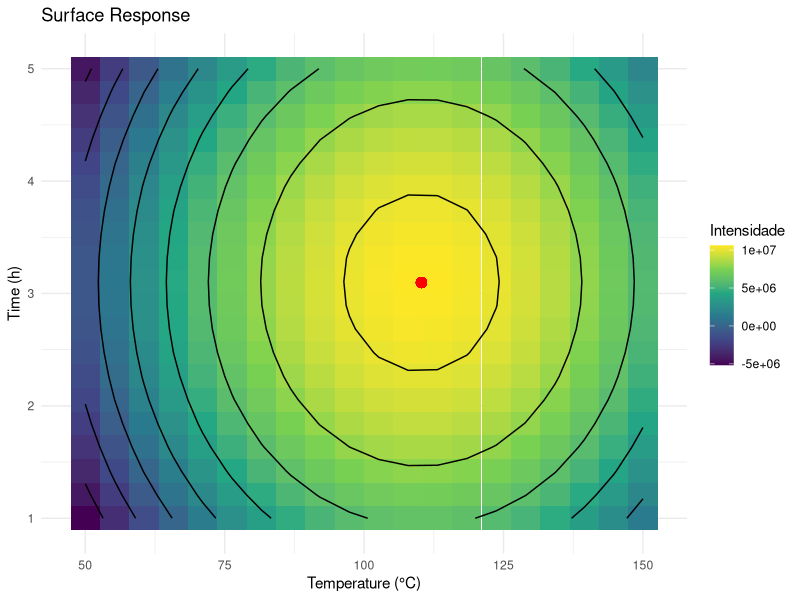
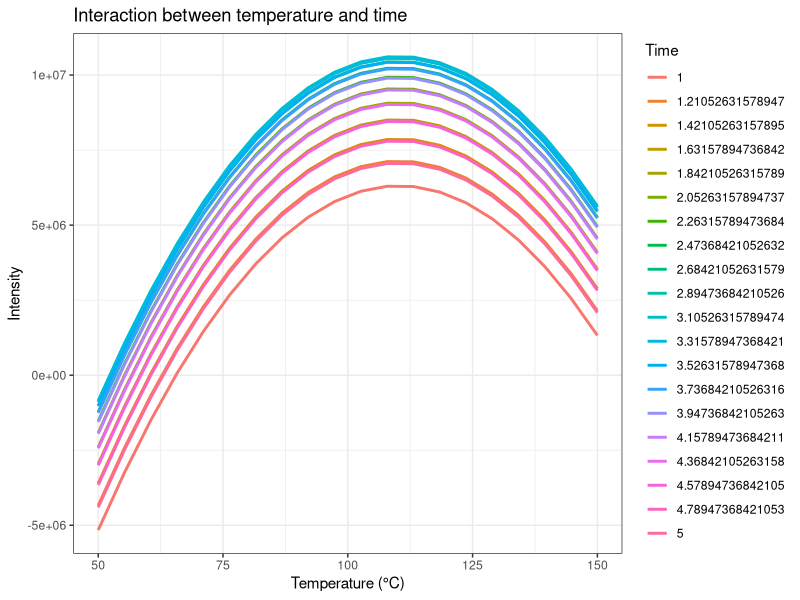

These figures' R source, in order:
# Upload packages 
library(ggplot2)
library(dplyr)
library(car)  
library(MASS) 

# Create a data frame
dados <- data.frame(
  Temperatura = c(110, 110, 110, 110, 110, 110, 70, 110, 70, 150, 150, 110, 150, 110, 110, 70, 53.43, 53.43, 110, 150, 110, 110, 166.57, 110, 70),
  Tempo = c(3.5, 3.5, 3.5, 3.5, 3.5, 3.5, 5.0, 3.5, 2.0, 2.0, 2.0, 5.62, 5.0, 3.5, 1.38, 5.0, 3.5, 3.5, 1.38, 5.0, 5.62, 3.5, 3.5, 3.5, 2.0),
  Ultrassom = factor(c("sem", "sem", "com", "com", "com", "com", "sem", "sem", "com", "sem", "com", "sem", "com", "sem", "com", "com", "com", "sem", "sem", "sem", "com", "sem", "com", "com", "sem")),
  Intensidade = c(1.02897E+07, 1.07284E+07, 1.10983E+07, 1.10926E+07, 1.16278E+07, 1.15247E+07, 1.0985E+06, 1.00828E+07, 1.06048E+06, 1.25084E+06, 9.97403E+06, 1.01945E+07, 2.9545E+06, 1.01836E+07, 8.22732E+06, 1.33499E+06, 5.86538E+06, 1.00367E+06, 1.09216E+07, 89765, 1.15243E+06, 1.05246E+07, 363319, 1.11052E+07, 1.13774E+06))

#You can also upload direct from your directory

# Models (to creat a model the fuction is lm)

modelo_linear <- lm(Intensidade ~ Temperatura + Tempo + Ultrassom, data = dados)
modelo_quadratico <- lm(Intensidade ~ Temperatura + I(Temperatura^2) + Tempo + I(Tempo^2) + Ultrassom, data = dados)
modelo_cubico <- lm(Intensidade ~ Temperatura + I(Temperatura^2) + I(Temperatura^3) + 
                      Tempo + I(Tempo^2) + I(Tempo^3) + Ultrassom, data = dados)

# Models (resume)
summary(modelo_linear)
summary(modelo_quadratico)
summary(modelo_cubico)

# In this case, we use the quadratic model 

# Coeficients of quadratic models
beta_1 <- coef(modelo_quadratico)["Temperatura"]
beta_2 <- coef(modelo_quadratico)["I(Temperatura^2)"]
beta_3 <- coef(modelo_quadratico)["Tempo"]
beta_4 <- coef(modelo_quadratico)["I(Tempo^2)"]

# Derivatives for temperature and time
T_otimo <- -beta_1 / (2 * beta_2)
P_otimo <- -beta_3 / (2 * beta_4)

# Optimized values
T_otimo
P_otimo

#Length of values (determined by your data)
temp_seq <- seq(from = 50, to = 150, length.out = 20)  
tempo_seq <- seq(from = 1, to = 5, length.out = 20)  

# Create a grid of Temperature and Time combinations
grade <- expand.grid(Temperatura = temp_seq, Tempo = tempo_seq)

# Exclude any compound that is insignificant
grade$Ultrassom <- factor("sem", levels = c("sem", "com"))

# Response for significant terms
grade$Intensidade <- predict(modelo_quadratico, newdata = grade)

# Surface graph
library(ggplot2)
library(viridis)

ggplot(grade, aes(x = Temperatura, y = Tempo, z = Intensidade)) +
  geom_tile(aes(fill = Intensidade), alpha = 12.5) +  
  stat_contour(aes(z = Intensidade), color = "black") +  
  scale_fill_viridis_c() +  
  theme_minimal() +
  labs(title = "Surface Response",
       x = "Temperature (°C)",
       y = "Time (h)",
       fill = "Intensidade") +
geom_point(aes(x = T_otimo, y = P_otimo), color = "red", size = 3) + 
  annotate("text", x = T_otimo, y = P_otimo, label = '', color = "red", vjust = -1)

#Interaction between significant terms
ggplot(grade, aes(x = Temperatura, y = Intensidade, color = factor(Tempo))) +
  geom_line(size = 1.0) +
  labs(title = "Interaction between temperature and time", x = "Temperature (°C)", y = "Intensity", color = "Time") +
  theme_bw()
